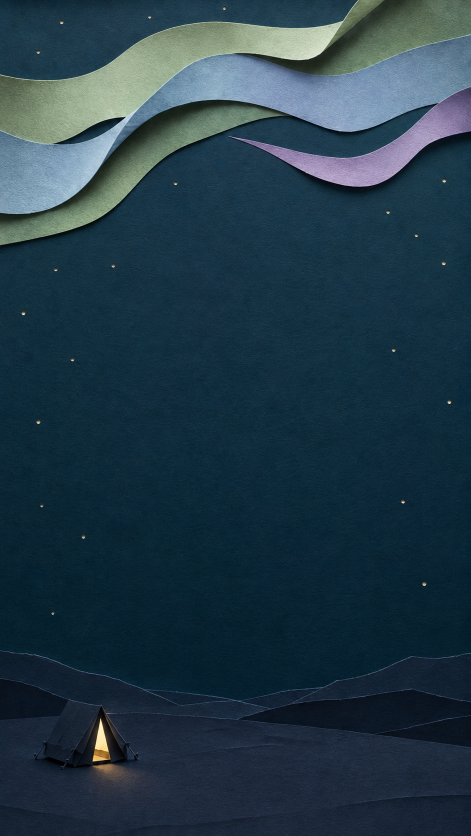
#> input picture satellites/petalvex/art-drop/10.png, 941 x 1672 px, given in place of 1.png, which was not available (shown at 1/2 size); the run also reads 1 picture not shown here
$ python cut_jimothy.py
#> lines starting #> are read from the running program, lines starting #| are printed output that depends on the picture; pictures that were not available may be replaced by others from this repository, and a replacement may not be noted
#!/usr/bin/env python3
"""cut_jimothy.py — cut the Jimothy (Stream Hop / Seattle raccoon) art pack.

Reads raw sheets from  satellites/stream-hop/art-drop/
Writes cut assets to    satellites/stream-hop/assets/

Sprite sheets (1,2,5,6,7,8) are magenta (#FF00FF-ish, ~235/25/235) knockout.
We use a BORDER-FLOOD (from cut_popnlock.py), NOT a global magenta key: only the
magenta connected to a cell edge (or a near-pure enclosed hole) is cleared, so
any interior detail survives and there is NO stray edge halo. This is the exact
fix for the two bugs seen on the Hues cut (interior eaten / color popping outside).

Backgrounds (3 lanes, 4a-4f scenes, 9 scenes, splash) are opaque: resize + JPEG.

Usage:  python3 scripts/cut_jimothy.py [group ...]
        groups: hero sprites powers ui fx skins bg  (default: all)
"""
import os, sys
import numpy as np
from PIL import Image
from scipy import ndimage

ROOT = os.path.dirname(os.path.dirname(os.path.abspath(__file__)))
SRC  = os.path.join(ROOT, 'satellites/stream-hop/art-drop')
OUT  = os.path.join(ROOT, 'satellites/stream-hop/assets')

# ---- magenta background detection (tuned to this pack: bg ~ 235,25,235) -----
def masks(arr):
    r, g, b = arr[..., 0].astype(np.int16), arr[..., 1].astype(np.int16), arr[..., 2].astype(np.int16)
    pure   = (r >= 210) & (g <= 55)  & (b >= 195)                                  # the flat knockout
    strong = (r >= 190) & (g <= 95)  & (b >= 175)                                  # gutter detection
    weak   = (r >= 135) & (g <= 140) & (b >= 120) & ((r - g) >= 55) & ((b - g) >= 40)  # knockout + halo
    return pure, strong, weak

def knockout_region(cell_rgb, drop_shadow=True):
    """RGBA with the magenta knockout transparent — outer frame AND near-pure
    enclosed holes cleared; every interior art pixel preserved; halo faded.

    drop_shadow: also absorb the soft purple/magenta contact-shadow the artist
    baked under each object. That shadow is magenta blended toward black, so it
    misses the magenta masks and survives as a purple smear. We flood it away
    only where it is CONNECTED to the border background (interior purple, e.g. a
    magic ripple, is not border-connected, so it is preserved). Raccoon fur is
    grey/brown (green never the strict min by a wide margin), so this is safe."""
    arr = np.asarray(cell_rgb.convert('RGB'))
    h, w = arr.shape[:2]
    r, g, b = arr[..., 0].astype(np.int16), arr[..., 1].astype(np.int16), arr[..., 2].astype(np.int16)
    pure, strong, weak = masks(arr)
    bgish = weak.copy()
    if drop_shadow:
        shadow = ((r - g) >= 16) & ((b - g) >= 10) & (np.maximum(r, b) <= 215) & (g <= 125)
        bgish = weak | shadow
    lbl, n = ndimage.label(bgish)
    bgmask = np.zeros((h, w), bool)
    if n:
        flat = lbl.ravel()
        areas = np.bincount(flat, minlength=n + 1).astype(np.float64)
        pcount = np.bincount(flat, weights=pure.ravel().astype(np.float64), minlength=n + 1)
        frac = pcount / np.maximum(areas, 1)
        border = set(lbl[0, :]).union(lbl[-1, :]).union(lbl[:, 0]).union(lbl[:, -1])
        border.discard(0)
        bg_labels = [lab for lab in range(1, n + 1) if lab in border or frac[lab] >= 0.55]
        if bg_labels:
            bgmask = np.isin(lbl, bg_labels)
    bgmask |= pure
    alpha = np.where(bgmask, 0, 255).astype(np.uint8)
    # halo cleanup: fade weak-magenta / shadow pixels adjacent to cleared region
    dil = ndimage.binary_dilation(bgmask, iterations=2)
    halo = dil & (~bgmask) & bgish
    alpha[halo] = (alpha[halo] * 0.22).astype(np.uint8)
    out = np.dstack([arr, alpha])
    return Image.fromarray(out, 'RGBA')

# ---- content-band grid detection (survives MJ grid drift) -------------------
def content_bands(strong_full, axis):
    frac = strong_full.mean(axis=1 - axis)
    content = frac < 0.86
    bands, i, L = [], 0, len(content)
    while i < L:
        if content[i]:
            j = i
            while j < L and content[j]:
                j += 1
            if (j - i) >= L * 0.02:
                bands.append((i, j))
            i = j
        else:
            i += 1
    return bands

def grid_cells(img, rows, cols):
    arr = np.asarray(img.convert('RGB'))
    _, strong, _ = masks(arr)
    H, W = strong.shape
    xb = content_bands(strong, axis=1)
    yb = content_bands(strong, axis=0)
    if len(xb) != cols or len(yb) != rows:
        print(f"   ! band detect {len(xb)}x{len(yb)} (want {cols}x{rows}) -> even division")
        xb = [(round(c*W/cols), round((c+1)*W/cols)) for c in range(cols)]
        yb = [(round(r*H/rows), round((r+1)*H/rows)) for r in range(rows)]
    return [[(xb[c][0], yb[r][0], xb[c][1], yb[r][1]) for c in range(cols)] for r in range(rows)]

def tight(rgba, pad=6):
    a = np.asarray(rgba)[..., 3]
    ys, xs = np.where(a > 14)
    if len(xs) == 0:
        return rgba
    x0, x1, y0, y1 = xs.min(), xs.max()+1, ys.min(), ys.max()+1
    x0 = max(0, x0-pad); y0 = max(0, y0-pad)
    x1 = min(rgba.width, x1+pad); y1 = min(rgba.height, y1+pad)
    return rgba.crop((int(x0), int(y0), int(x1), int(y1)))

def clean_lower_purple(rgba):
    """Scrub a baked purple contact-shadow from the LOWER region only (keeps a dark
    head/body above intact). Used where shadow-absorption is disabled to save art."""
    a = np.asarray(rgba).copy()
    h, w = a.shape[:2]
    r, g, b = a[..., 0].astype(int), a[..., 1].astype(int), a[..., 2].astype(int)
    purple = ((r - g) >= 16) & ((b - g) >= 8) & (g <= 135) & (np.maximum(r, b) <= 210)
    ys = np.arange(h)[:, None] * np.ones((1, w))
    a[..., 3][purple & (ys >= h * 0.62)] = 0
    return Image.fromarray(a, 'RGBA')

def fit(img, longside):
    w, h = img.size
    s = longside / max(w, h)
    if s < 1:
        img = img.resize((max(1, round(w*s)), max(1, round(h*s))), Image.LANCZOS)
    return img

def save_png(img, rel, maxkb=150):
    p = os.path.join(OUT, rel)
    os.makedirs(os.path.dirname(p), exist_ok=True)
    img.save(p, optimize=True)
    kb = os.path.getsize(p)/1024
    if kb > maxkb:  # quantize RGBA to shrink
        q = img.convert('RGBA')
        alpha = q.split()[3]
        q = q.convert('RGB').quantize(colors=256, method=Image.FASTOCTREE, dither=Image.NONE)
        q = q.convert('RGBA'); q.putalpha(alpha)
        q.save(p, optimize=True)
        kb = os.path.getsize(p)/1024
    print(f"   -> {rel}  {img.size}  {kb:.0f}KB")

def save_jpg(img, rel, longside, maxkb=280):
    img = fit(img.convert('RGB'), longside)
    p = os.path.join(OUT, rel)
    os.makedirs(os.path.dirname(p), exist_ok=True)
    for qv in (86, 80, 74, 68, 62, 56):
        img.save(p, 'JPEG', quality=qv, optimize=True, progressive=True)
        kb = os.path.getsize(p)/1024
        if kb <= maxkb:
            break
    print(f"   -> {rel}  {img.size}  q{qv}  {kb:.0f}KB")

# ---- grid maps --------------------------------------------------------------
HERO_MAP = [
    ['idle','crouch','leap','land'],
    ['run-l','run-r','run-r2','dash-run'],
    ['scared','dizzy','splash','shield'],
    ['coffee','umbrella','magnet','flee'],
    ['sit','eat','cheer','ko'],
]
SPR_MAP = [
    ['pad-dumpster','pad-pallet','pad-boxraft','pad-log'],
    ['obs-can','pickup-fries','obs-rat','obs-goose'],
    ['deco-salmon','haz-wave','coin-cap','obs-trashbags'],
    ['pickup-treasure','obs-cone','fx-ripple','deco-manhole'],
]
POW_MAP = [
    ['power_coffee','power_umbrella','power_snacks'],
    ['hud_coffee','hud_umbrella','hud_snacks'],
]

# cells to skip shadow-absorption for: legitimately purple art (fx-ripple), or a dark
# element mostly ringed by magenta that the flood would eat (obs-goose's black head).
NO_SHADOW = {'fx-ripple', 'obs-goose'}

def cut_named(sheet, mapping, outdir, longside):
    print(f"[cut] {sheet} -> {outdir}/")
    img = Image.open(os.path.join(SRC, sheet))
    rows, cols = len(mapping), len(mapping[0])
    cells = grid_cells(img, rows, cols)
    for r in range(rows):
        for c in range(cols):
            name = mapping[r][c]
            if not name:
                continue
            k = tight(knockout_region(img.crop(cells[r][c]), drop_shadow=name not in NO_SHADOW))
            if name == 'obs-goose':
                k = clean_lower_purple(k)   # goose keeps its black head (no shadow flood); scrub the foot-smear
            save_png(fit(k, longside), f"{outdir}/{name}.png")

def cut_generic(sheet, rows, cols, outdir, longside):
    print(f"[cut] {sheet} -> {outdir}/ (generic {rows}x{cols})")
    img = Image.open(os.path.join(SRC, sheet))
    cells = grid_cells(img, rows, cols)
    for r in range(rows):
        for c in range(cols):
            k = tight(knockout_region(img.crop(cells[r][c])))
            save_png(fit(k, longside), f"{outdir}/cell-{r+1}-{c+1}.png")

def main():
    which = sys.argv[1:] or ['hero','sprites','powers','ui','fx','skins','bg']
    if 'hero' in which:    cut_named('1.png', HERO_MAP, 'hero', 400)
#> in cut_named, img is the input picture: PIL image 941x1672 RGB; mean R, G, B 34.5, 57.7, 70.9
#> in masks, `r, g, b = arr[..., 0].astype(np.int16), arr[..., 1].astype(np.int16), ..`:
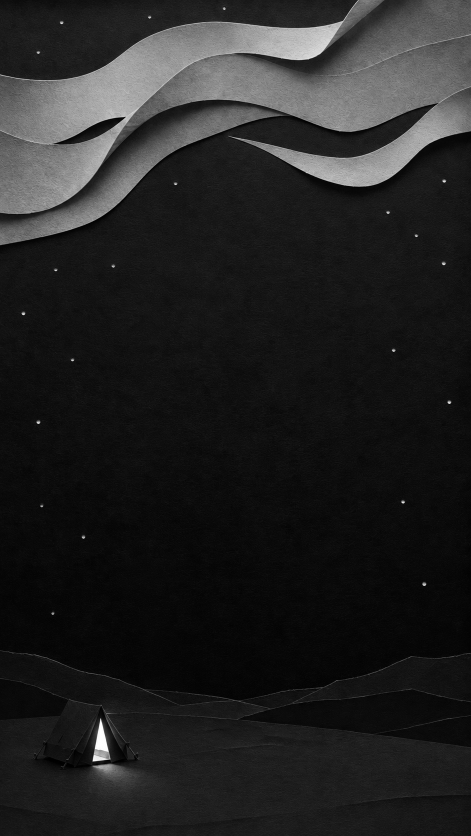
#> r: shape (1672, 941) int16 (shown at 1/2 size); min 0, max 255, mean 34.5
#> in masks, `r, g, b = arr[..., 0].astype(np.int16), arr[..., 1].astype(np.int16), ..`:
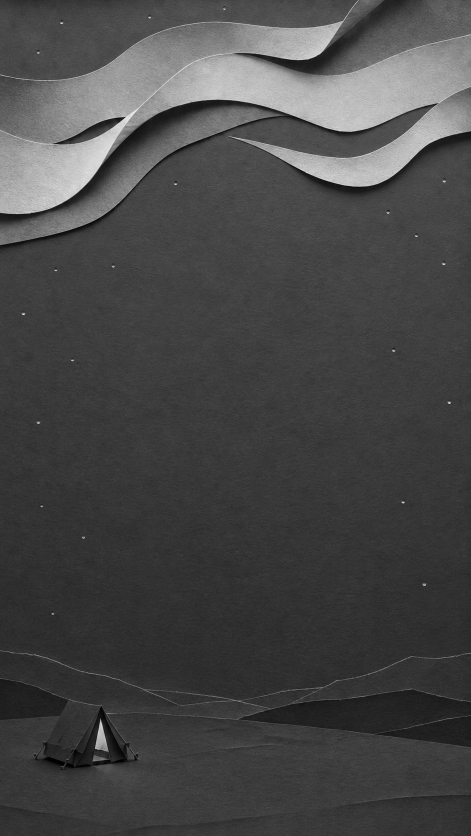
#> b: shape (1672, 941) int16 (shown at 1/2 size); min 0, max 244, mean 70.9
#> in masks, `pure   = (r >= 210) & (g <= 55)  & (b >= 195)`: pure: shape (1672, 941) bool; every value is 0
#> in content_bands, `frac = strong_full.mean(axis=1 - axis)`: frac = 941 values from 0 to 0
#> in content_bands, `bands, i, L = [], 0, len(content)`: bands = []; i = 0; L = 941
#> the loop in content_bands, `while i < L:` made 1 pass
#> i on pass 1: 941
#> after the loop in content_bands, `while i < L:`: bands = [(0, 941)]; i = 941
#> in grid_cells, `xb = content_bands(strong, axis=1)`: xb = [(0, 941)]
#> the loop in content_bands (call 2), `while i < L:` made 1 pass
#> i on pass 1: 1672
#> in grid_cells, `yb = content_bands(strong, axis=0)`: yb = [(0, 1672)]
#|    ! band detect 1x1 (want 4x5) -> even division
#> in cut_named, `cells = grid_cells(img, rows, cols)`: cells = 5 items
#> the loop in cut_named, `for r in range(rows):` made 5 passes
#> (printed output is left out)
#> pass 1, in knockout_region, `arr = np.asarray(cell_rgb.convert('RGB'))`:
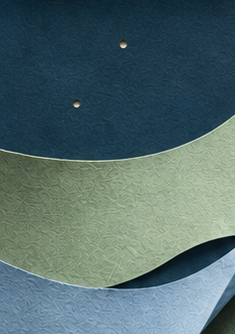
#> arr: shape (334, 235, 3); mean R, G, B 81.9, 106.1, 107.6
#> pass 1, in knockout_region, `r, g, b = arr[..., 0].astype(np.int16), arr[..., 1].astype(np.int16), ..`:
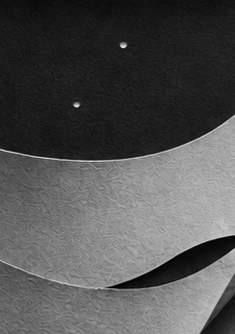
#> r: shape (334, 235) int16; min 0, max 235, mean 81.9
#> pass 1, in knockout_region, `r, g, b = arr[..., 0].astype(np.int16), arr[..., 1].astype(np.int16), ..`:
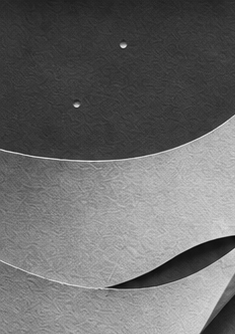
#> g: shape (334, 235) int16; min 4, max 233, mean 106.1
#> pass 1, in knockout_region, `r, g, b = arr[..., 0].astype(np.int16), arr[..., 1].astype(np.int16), ..`:
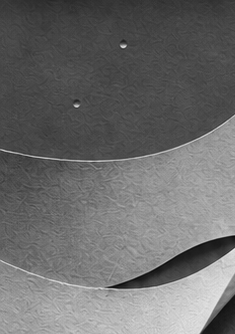
#> b: shape (334, 235) int16; min 8, max 233, mean 107.6
#> after the loop in cut_named, `for r in range(rows):`:
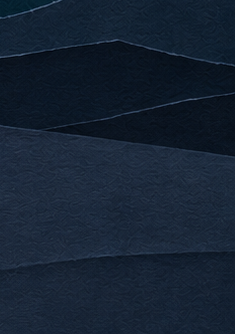
#> k: PIL image 235x334 RGBA; mean R, G, B, A 21.3, 33.9, 50.1, 255
    if 'sprites' in which: cut_named('2.png', SPR_MAP, 'sprites', 300)
    if 'powers' in which:  cut_named('8.png', POW_MAP, 'powers', 320)
    if 'ui' in which:      cut_generic('5.png', 6, 4, 'ui', 260)
    if 'fx' in which:      cut_generic('6.png', 4, 4, 'fx', 300)
    if 'skins' in which:   cut_generic('7.png', 4, 4, 'skins', 300)
    if 'bg' in which:
        print('[bg] scenes 4a-4f + 9 + splash')
        for f, out in [('4a.png','bg/zone-street.jpg'),('4b.png','bg/zone-dumpster.jpg'),
                       ('4c.png','bg/zone-waterfront.jpg'),('4d.png','bg/zone-market.jpg'),
                       ('4e.png','bg/zone-bridge.jpg'),('4f.png','bg/zone-skyline.jpg'),
                       ('Splashstartscreen.png','bg/splash.jpg')]:
            save_jpg(Image.open(os.path.join(SRC, f)), out, 1400, 300)
    print('done.')

if __name__ == '__main__':
#> (the run stopped early here; a loop or call above may not have finished)
